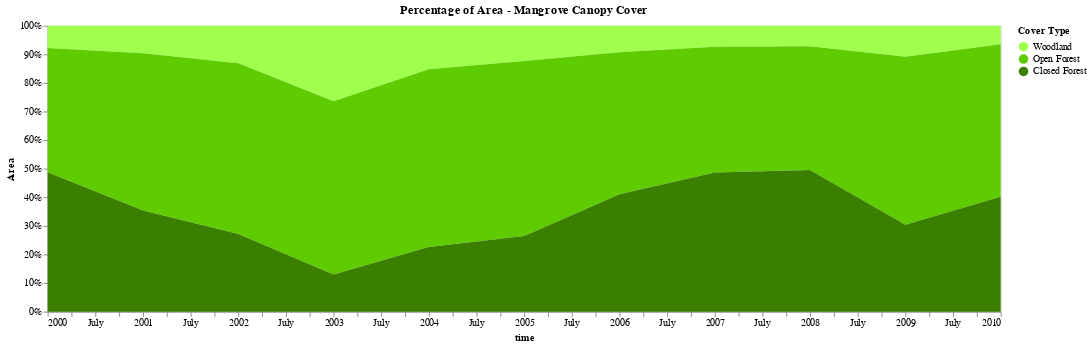

Notebook source saved alongside this figure:
### Code cell
result['chart']

### Figure 1 — Vega-Lite specification as saved in the notebook (floating-point values rounded to 4 significant figures)
{"config": {"view": {"continuousWidth": 400, "continuousHeight": 300}}, "data": {"name": "data-05c30ffd982b585600d4f76648c4afce"}, "mark": "area", "encoding": {"color": {"type": "nominal", "field": "Cover Type", "scale": {"domain": ["Woodland", "Open Forest", "Closed Forest"], "range": ["#9FFF4C", "#5ECC00", "#3B7F00"]}}, "tooltip": [{"type": "temporal", "field": "time", "format": "%d %B, %Y", "title": "Date"}, {"type": "quantitative", "field": "Area"}, {"type": "nominal", "field": "Cover Type"}], "x": {"type": "temporal", "field": "time"}, "y": {"type": "quantitative", "field": "Area", "stack": "normalize"}}, "height": 300, "title": "Percentage of Area - Mangrove Canopy Cover", "width": 1000, "$schema": "https://vega.github.io/schema/vega-lite/v4.8.1.json", "datasets": {"data-05c30ffd982b585600d4f76648c4afce": [{"time": "2000-01-01T00:00:00", "Cover Type": "Woodland", "Area": 3454}, {"time": "2001-01-01T00:00:00", "Cover Type": "Woodland", "Area": 4292}, {"time": "2002-01-01T00:00:00", "Cover Type": "Woodland", "Area": 5832}, {"time": "2003-01-01T00:00:00", "Cover Type": "Woodland", "Area": 11647}, {"time": "2004-01-01T00:00:00", "Cover Type": "Woodland", "Area": 6761}, {"time": "2005-01-01T00:00:00", "Cover Type": "Woodland", "Area": 5497}, {"time": "2006-01-01T00:00:00", "Cover Type": "Woodland", "Area": 4125}, {"time": "2007-01-01T00:00:00", "Cover Type": "Woodland", "Area": 3280}, {"time": "2008-01-01T00:00:00", "Cover Type": "Woodland", "Area": 3197}, {"time": "2009-01-01T00:00:00", "Cover Type": "Woodland", "Area": 4899}, {"time": "2010-01-01T00:00:00", "Cover Type": "Woodland", "Area": 2944}, {"time": "2000-01-01T00:00:00", "Cover Type": "Open Forest", "Area": 19372}, {"time": "2001-01-01T00:00:00", "Cover Type": "Open Forest", "Area": 24591}, {"time": "2002-01-01T00:00:00", "Cover Type": "Open Forest", "Area": 26475}, {"time": "2003-01-01T00:00:00", "Cover Type": "Open Forest", "Area": 26792}, {"time": "2004-01-01T00:00:00", "Cover Type": "Open Forest", "Area": 27520}, {"time": "2005-01-01T00:00:00", "Cover Type": "Open Forest", "Area": 27373}, {"time": "2006-01-01T00:00:00", "Cover Type": "Open Forest", "Area": 22052}, {"time": "2007-01-01T00:00:00", "Cover Type": "Open Forest", "Area": 19687}, {"time": "2008-01-01T00:00:00", "Cover Type": "Open Forest", "Area": 19393}, {"time": "2009-01-01T00:00:00", "Cover Type": "Open Forest", "Area": 26428}, {"time": "2010-01-01T00:00:00", "Cover Type": "Open Forest", "Area": 24144}, {"time": "2000-01-01T00:00:00", "Cover Type": "Closed Forest", "Area": 21710}, {"time": "2001-01-01T00:00:00", "Cover Type": "Closed Forest", "Area": 15826}, {"time": "2002-01-01T00:00:00", "Cover Type": "Closed Forest", "Area": 12062}, {"time": "2003-01-01T00:00:00", "Cover Type": "Closed Forest", "Area": 5716}, {"time": "2004-01-01T00:00:00", "Cover Type": "Closed Forest", "Area": 10016}, {"time": "2005-01-01T00:00:00", "Cover Type": "Closed Forest", "Area": 11833}, {"time": "2006-01-01T00:00:00", "Cover Type": "Closed Forest", "Area": 18260}, {"time": "2007-01-01T00:00:00", "Cover Type": "Closed Forest", "Area": 21787}, {"time": "2008-01-01T00:00:00", "Cover Type": "Closed Forest", "Area": 22178}, {"time": "2009-01-01T00:00:00", "Cover Type": "Closed Forest", "Area": 13690}, {"time": "2010-01-01T00:00:00", "Cover Type": "Closed Forest", "Area": 18214}]}}
